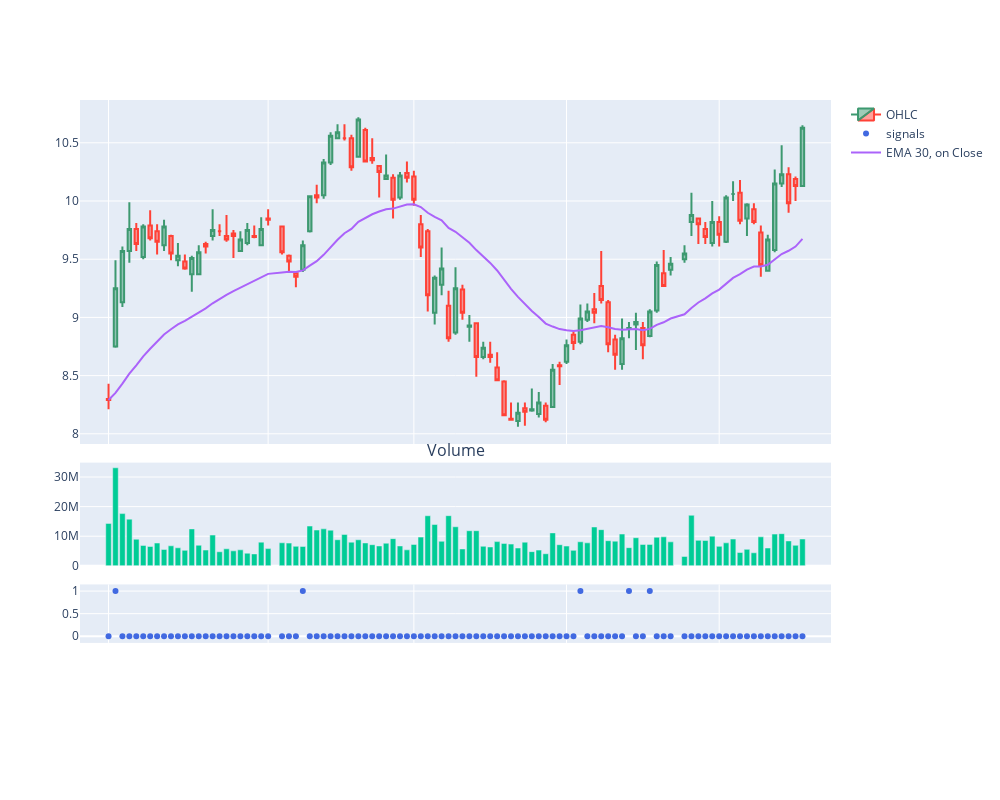

Here is the notebook cell this chart was saved with:
### Markdown cell above
## EMA

### Code cell
period = 30
# exponential moving average
indicator =  "EMA"
ema_crossover = Crossover(period, indicator = indicator, on = "Close", invert =False)
ema_crossover.plot_signals(data, signal_type = 'dis')
